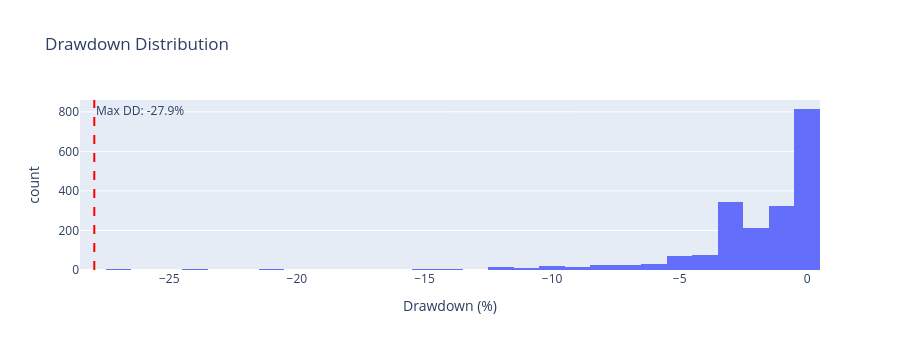

The notebook cell saved with this chart:
### Code cell
# Drawdown distribution
fig = px.histogram(
    dd_series * 100,
    nbins=50,
    title="Drawdown Distribution",
    labels={"value": "Drawdown (%)", "count": "Frequency"},
)
fig.add_vline(
    x=metrics.max_drawdown * 100,
    line_dash="dash",
    line_color="red",
    annotation_text=f"Max DD: {metrics.max_drawdown * 100:.1f}%",
)
fig.update_layout(height=350, showlegend=False)
fig.show()

### Figure 1 — Plotly figure (JSON) as saved in the notebook; plotly's stock layout.template omitted (floating-point values rounded to 4 significant figures; data arrays with more than 128 entries replaced by an {"elided": "..."} marker saying what was removed)
{"data": [{"bingroup": "x", "hovertemplate": "variable=Strategy<br>Drawdown (%)=%{x}<br>count=%{y}<extra></extra>", "legendgroup": "Strategy", "marker": {"color": "#636efa", "pattern": {"shape": ""}}, "name": "Strategy", "nbinsx": 50, "orientation": "v", "showlegend": true, "type": "histogram", "x": {"elided": "2011 float values"}, "xaxis": "x", "yaxis": "y"}], "layout": {"annotations": [{"showarrow": false, "text": "Max DD: -27.9%", "x": -27.94, "xanchor": "left", "xref": "x", "y": 1, "yanchor": "top", "yref": "y domain"}], "barmode": "relative", "height": 350, "legend": {"title": {"text": "variable"}, "tracegroupgap": 0}, "shapes": [{"line": {"color": "red", "dash": "dash"}, "type": "line", "x0": -27.94, "x1": -27.94, "xref": "x", "y0": 0, "y1": 1, "yref": "y domain"}], "showlegend": false, "title": {"text": "Drawdown Distribution"}, "xaxis": {"anchor": "y", "domain": [0.0, 1.0], "title": {"text": "Drawdown (%)"}}, "yaxis": {"anchor": "x", "domain": [0.0, 1.0], "title": {"text": "count"}}}}
